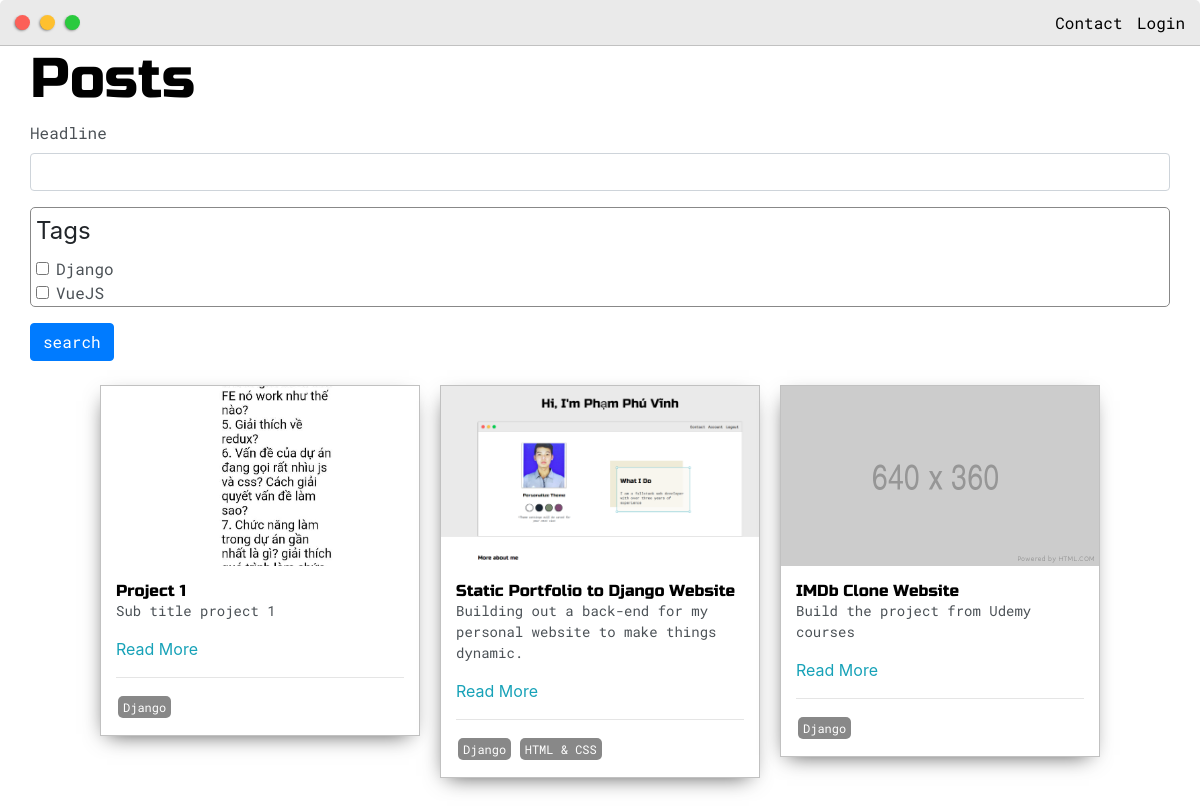
/posts/, run on the app's committed database.
### base/models.py (models this page shows, shortened)
class Post(models.Model):
    headline = models.CharField(max_length=200)
    sub_headline = models.CharField(max_length=200, null=True, blank=True)
    thumbnail = models.ImageField(null=True, blank=True, upload_to="images", default="/images/placeholder.png")
    body = RichTextUploadingField(null=True, blank=True)
    created = models.DateTimeField(auto_now_add=True)
    active = models.BooleanField(default=False)
    featured = models.BooleanField(default=False)
    tags = models.ManyToManyField(Tag, null=True, blank=True)
    slug = models.SlugField(null=True, blank=True)

class Tag(models.Model):
    name = models.CharField(max_length=200)
    def __str__(self):
        return self.name

### base/views.py (the view)
# urls.py: path('posts/', views.posts, name="posts"),
def posts(request):
    posts = Post.objects.filter(active=True)
    myFilter = PostFilter(request.GET, queryset=posts)
    posts = myFilter.qs
    page = request.GET.get('page')
    paginator = Paginator(posts, 5)
    try:
        posts = paginator.page(page)
    except PageNotAnInteger:
        posts = paginator.page(1)
    except EmptyPage:
        posts = paginator.page(paginator.num_pages)
    context = {'posts': posts, 'myFilter': myFilter}
    return render(request, 'base/posts.html', context)

### base/templates/base/posts.html (shortened to what this page needs)
{% extends 'base/main.html' %}
{% load static %}
{% load crispy_forms_tags %}
{% block content %}
<div class="main-container">
	<h1>Posts</h1>
	<form id="searchForm" method="GET">
		{{myFilter.form|crispy}}
		<input class="btn btn-primary" type="submit" value="search">
	</form>
	<br>
	<div class="post-wrapper">
		{% for post in posts %}
		<div>
			<div class="post">
				<img class="thumbnail" src="{{post.thumbnail.url}}">
				<div class="post-preview">
					<h6 class="post-title">{{post.headline}}</h6>
					<p class="post-intro">{{post.sub_headline}}</p>
					<a href="{% url 'post' post.slug %}">Read More</a>
					<hr>
					{% for tag in post.tags.all %}
						<span class="tag">{{tag}}</span>
					{% endfor %}
				</div>
			</div>
		</div>
		{% empty %}
			<h3>No posts found...</h3>
		{% endfor %}
	</div>
</div>
{% endblock content %}

### base/templates/base/main.html (shortened to what this page needs)
<!DOCTYPE html>
{% load static %}
<html>
<head>
	<link rel="stylesheet" href="https://maxcdn.bootstrapcdn.com/bootstrap/4.0.0/css/bootstrap.min.css">
	<link rel="stylesheet" type="text/css" href="{% static 'css/default.css' %}">
</head>
<body>
	{% include 'base/navbar.html' %}
	{% block content %}{% endblock content %}
</body>
</html>

### base/templates/base/navbar.html (shortened to what this page needs)
{% load static %}
<div class="nav-wrapper">
	<a href="{% url 'home' %}">
		<div class="dots-wrapper">
			<div id="dot-1" class="browser-dot"></div>
			<div id="dot-2" class="browser-dot"></div>
			<div id="dot-3" class="browser-dot"></div>
		</div>
	</a>
	<ul id="navigation">
		<li><a href="{% url 'home' %}#contact">Contact</a></li>
		{% if request.user.is_authenticated %}
			<li><a href="{% url 'account' %}"> Account</a></li>
			<li><a href="{% url 'logout' %}">Logout</a></li>
		{% else %}
			<li><a href="{% url 'login' %}">Login</a></li>
		{% endif %}
	</ul>
</div>

### static/css/default.css (style rules this page uses)
:root { --mainColor:#eaeaea; --secondaryColor:#fff; --borderColor:#c1c1c1; --mainText:black; --secondaryText:#4b5156; --themeDotBorder:#24292e; --previewBg:rgb(251, 249, 243, 0.8); --previewShadow:#f0ead6; --buttonColor:black; }
html, body { padding: 0; margin: 0; scroll-behavior: smooth; }
body * { transition: 0.3s; }
h1, h2, h3, h4, h5, h6, strong { color: var(--mainText); font-family: 'Russo One', sans-serif; font-weight: 500; }
p, li, span, label, input, textarea { color: var(--secondaryText); font-family: 'Roboto Mono', monospace; }
a { text-decoration: none; color:#17a2b8; }
ul { list-style: none; }
h1 { font-size: 56px; }
h6 { font-size: 16px; }
.main-container { width: 1200px; margin: 0 auto; }
.nav-wrapper { border-radius:5px 5px 0 0; grid-area:nav-wrapper; border-bottom: 1px solid var(--borderColor); display: flex; justify-content: space-between; align-items: center; background-color: var(--mainColor); }
#navigation a { color:var(--mainText); }
#navigation { margin:0; padding: 10px; }
#navigation li { display: inline-block; margin-right: 5px; margin-left:5px; }
.dots-wrapper { display: flex; padding: 10px; }
#dot-1 { background-color: #FC6058; }
#dot-2 { background-color: #FEC02F; }
#dot-3 { background-color: #2ACA3E; }
.browser-dot { background-color: black; height: 15px; width: 15px; border-radius: 50%; margin: 5px; -webkit-box-shadow: -1px 1px 3px -1px rgba(0,0,0,0.75); -moz-box-shadow: -1px 1px 3px -1px rgba(0,0,0,0.75); box-shadow: -1px 1px 3px -1px rgba(0,0,0,0.75); }
.post-wrapper { display: grid; grid-template-columns: repeat(auto-fit, 320px); gap:20px; justify-content: center; padding-bottom: 50px; }
.post { border:1px solid var(--borderColor); -webkit-box-shadow: -2px 7px 21px -9px rgba(0,0,0,0.75); -moz-box-shadow: -2px 7px 21px -9px rgba(0,0,0,0.75); box-shadow: -2px 7px 21px -9px rgba(0,0,0,0.75); }
.thumbnail { display: block; width: 100%; height:180px; object-fit: cover; }
.post-preview { background-color: #fff; padding:15px; }
.post-title { color:black; margin: 0; }
.post-intro { color:#4b5156; font-size: 14px; }
.tag { display:inline-block; color:#fff; background-color: #888; border-radius: 5px; margin: 2px; padding: 2px 5px; font-size: 12px; }
@media screen and (max-width: 1200px) { .main-container { width: 95%; } }

### base/templates/base/posts.html (style rules this page uses)
#div_id_tags, #id_tags { overflow-y: scroll; max-height: 100px; border-radius: 5px; padding: 5px; border:1px solid #888; }

### data on the page
Post: thumbnail (picture), headline "Project 1", sub_headline "Sub title project 1"
Tag: name "Django"
Post: thumbnail (picture), headline "Static Portfolio to Django Website", sub_headline "Building out a back-end for my personal website to make things dynamic."
Tag: name "HTML & CSS"
Post: thumbnail (placeholder picture), headline "IMDb Clone Website", sub_headline "Build the project from Udemy courses"
